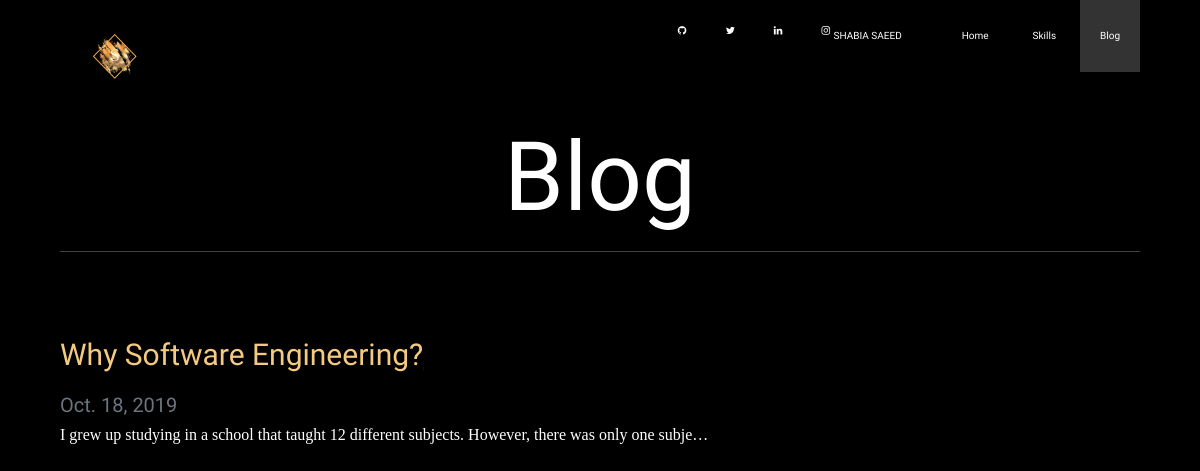
The page /blog/ on the database as committed earlier.
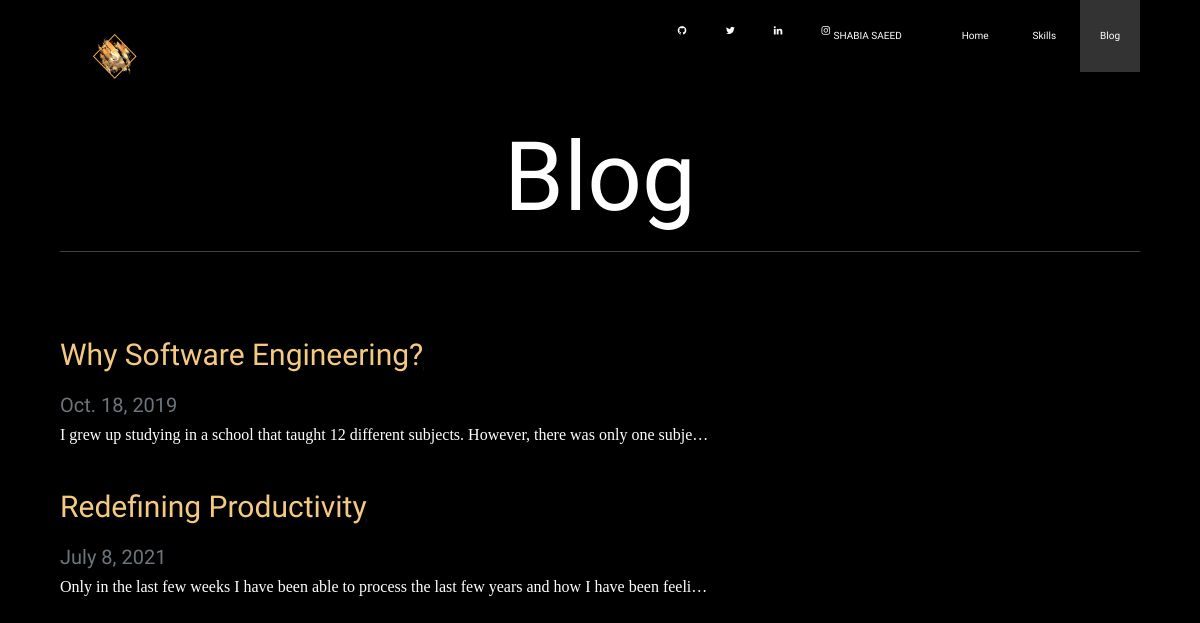
The same page on the database as committed later.
### blog/models.py (models this page shows)
class Blog(models.Model):
    title= models.CharField(max_length=200)
    description= models.TextField()
    date= models.DateField()

### blog/views.py (the view)
# urls.py: path('', views.all_blogs, name='all_blogs'),
def all_blogs(request):
    blogs = Blog.objects.all()
    return render(request, 'blog/all_blogs.html', {'blogs':blogs})

### blog/templates/blog/all_blogs.html (shortened to what this page needs)
{%  extends 'portfolio/base.html' %}
{% block nav_item_blog %}active{% endblock nav_item_blog %}
{% block content %}
<h1 id="blogtitle" class="font-weight-bold text-center">Blog</h1>
<hr>
<br>
{% for blog in blogs %}
<div class="row justify-content-left my-3">
<div class="col-md-10">
    <br>
<a href="{% url 'blog:detail' blog.id %}"><p style="color:#f4c981;font-size:30px">{{ blog.title }}</p></a>
<h5 class="text-muted">{{ blog.date }}</h5>
<h6 style="font-family: Serif">{{ blog.description|truncatechars:100 }}</h6>
{% endfor %}
{% endblock %}

Rows that differ between the two databases and show on the page:
added Blog: title "Redefining Productivity", date "July 8, 2021", description "Only in the last few weeks I have been able to process the last few years and how I have been feeli…"
